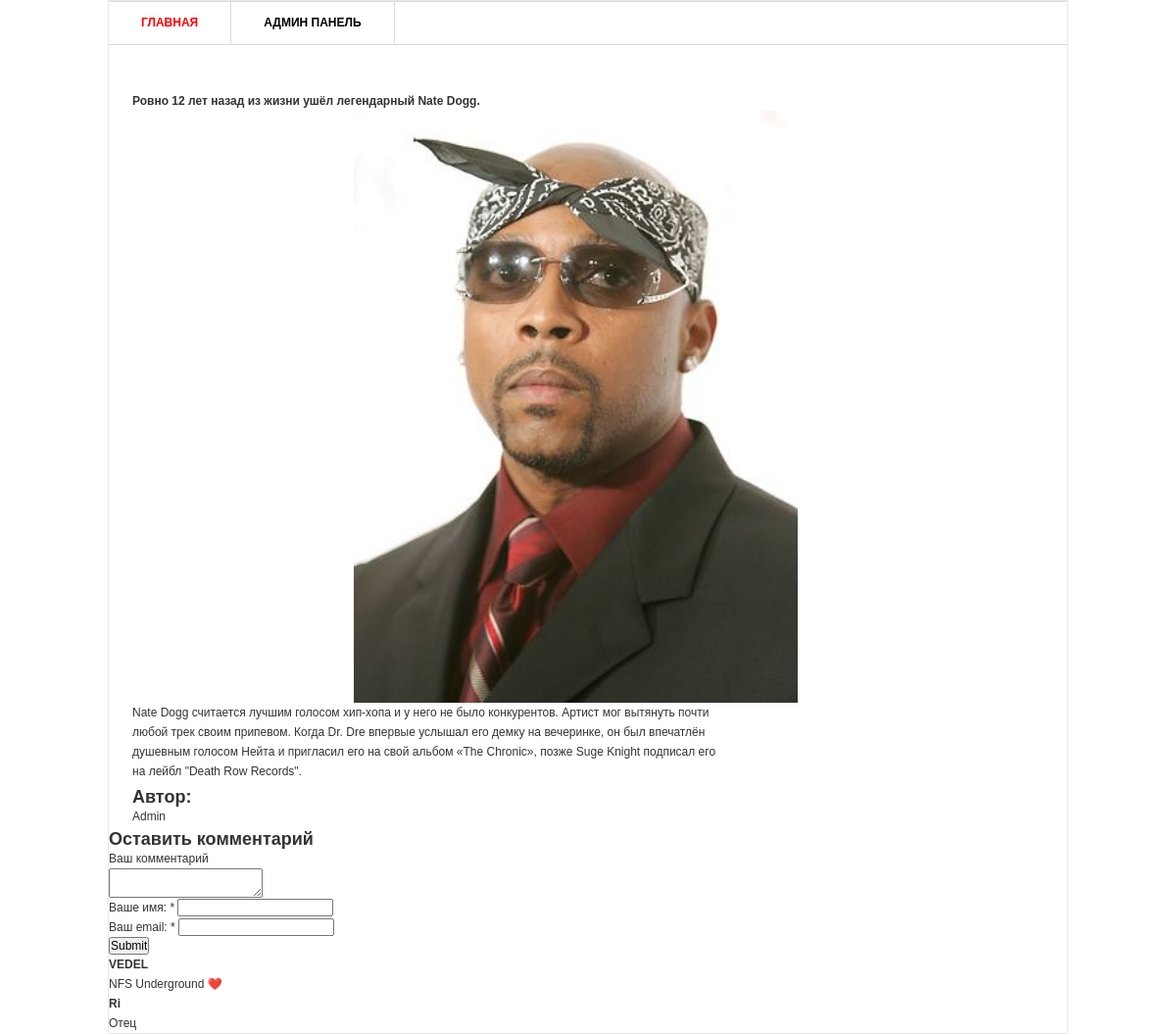
Page /2/ on the committed database.
### blog/models.py (models this page shows, shortened)
class Post(models.Model):
    title = models.CharField('Заголовок', max_length= 150)
    text = models.TextField('Текст')
    author = models.CharField('Автор', max_length=70)
    date = models.DateField('дата публикации')
    image = models.ImageField('', upload_to = 'image/%Y')
    class Meta:
        verbose_name = 'Запись'
        verbose_name_plural = 'Записи'

class Comments(models.Model):
    email = models.EmailField()
    name = models.CharField('Имя: ', max_length= 100)
    comm_text = models.TextField('Текст комментария:', max_length= 1500)
    post = models.ForeignKey(Post, verbose_name='публикация', on_delete = models.CASCADE)
    class Meta:
        verbose_name = 'комментарий'
        verbose_name_plural = 'комментарии'

### blog/views.py (the view)
# urls.py: path('<int:pk>/', views.PostDetail.as_view()),
class PostDetail(View):
    def get(self, request, pk):
        post = Post.objects.get(id=pk)
        return render(request, 'blog/blog_detail.html', {'post': post})

### templates/blog/blog_detail.html (shortened to what this page needs)
{% load static %}
<html>
<head>
	<link rel="stylesheet" href="{% static 'css/style.css' %}" type="text/css" media="all" />
</head>
<body>
<div class="shell">
	<div class="border">
		<div id="navigation">
			<ul>
			    <li><a href="/" class="active">Главная</a></li>
			    <li><a href="/admin">Админ панель</a></li>
			</ul>
		</div>
		<div id="main">
			<div id="content" class="left">
				<div class="projects">
					<h4>{{ post.title }}</h4>
                    <p align= "center">
                        <img src="{{ post.image.url }}" width="50%"/>
                    </p>
						<div class="text left">
							<p>{{ post.text }}</p>
							<p><h2>Автор:</h2> {{ post.author }} </p>
						</div>
					</div>
				</div>
			</div>
			<div class = 'form-comment'>
				<h2>Оставить комментарий</h2>
				<div>
					<form action="{% url 'add_comments' post.id %}" method="post">
						<div>
							<textarea name = 'comm_text'></textarea>
						</div>
						<div>
							<label>Ваше имя: *</label>
							<input type="text" name="name">
						</div>
						<div>
							<label>Ваш email: *</label>
							<input type="email" name="email">
						</div>
						<input type ="submit">
					</form>
				</div>
			</div>
			<div>
				{% for comment in post.comments_set.all %}
				<div class="view-comment">
					<h4>{{ comment.name }}</h4>
					<p>
						{{ comment.comm_text }}
					</p>
				</div>
				{% endfor %}
			</div>
		</div>
	</div>
</body>
</html>

### static/css/style.css (style rules this page uses)
* { margin: 0; padding: 0; outline:0; }
body { font-size: 12px; line-height: 20px; font-family: Georgia, Arial, Helvetica, Sans-Serif; color: #333; background: url() repeat 0 0; }
a { color: #ff0000; text-decoration: none; cursor:pointer; }
input, textarea, select { font-family: Arial, Helvetica, sans-serif; font-size:12px; }
textarea { overflow:auto; }
.left, .alignleft { float: left; display: inline; }
.shell { width: 980px; margin: 0 auto; }
.border { border: 1px solid #e8e8e8; background: #fff; position: relative; }
#navigation { height: 43px; border-top: 1px solid #dbdbdb; border-bottom: 1px solid #dbdbdb; }
#navigation ul { list-style: none; }
#navigation ul li { float: left; height: 43px; border-right: 1px solid #dbdbdb; font-size: 12px; line-height: 43px; font-weight: bold; text-transform: uppercase; }
#navigation ul li a { float: left; height: 43px; color: #000; padding: 0 33px; }
#navigation ul li a:hover, #navigation ul li a.active { color: #ff0000; text-decoration: none; }
#main { width: 932px; padding: 37px 24px 17px 24px; }
#content { width: 905px; }
.projects { padding: 10px 0 0 0; }
.projects .text { width: 600px; }
.projects .text p { padding: 0 0 3px 0; }

### rows in the picture
Post: title "Ровно 12 лет назад из жизни ушёл легендарный Nate Dogg.", image (picture), text "Nate Dogg считается лучшим голосом хип-хопа и у него не было конкурентов. Артист мог вытянуть почти любой трек своим припевом. Когда Dr. Dre впервые услышал его демку на вечеринке, он был впечатлён душевным голосом Нейта и пригласил его на свой альбом «The Chronic», позже Suge Knight подписал его на лейбл \"Death Row Records\".", author "Admin"
Comments: name "VEDEL", comm_text "NFS Underground ❤️"
Comments: name "Ri", comm_text "Отец"
